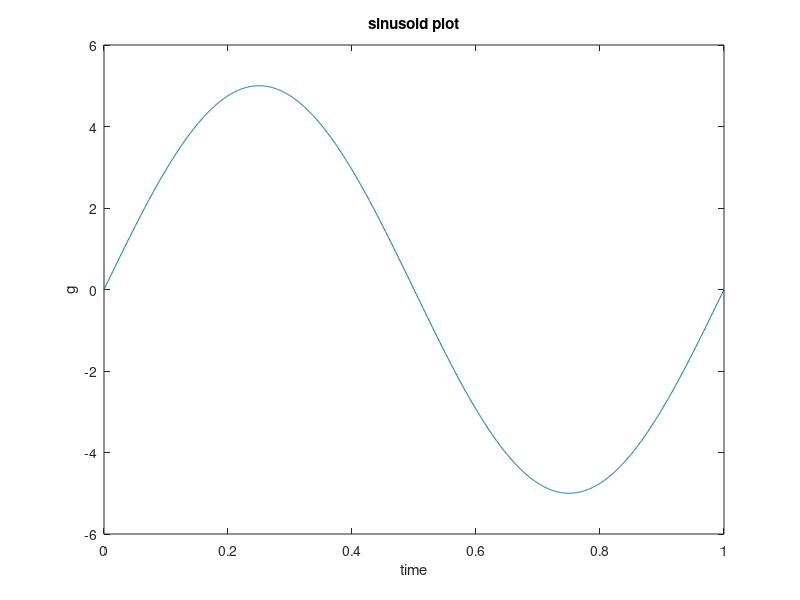

Reproduce this figure in MATLAB. (Note: this script raises an error after producing the figure.)
clc;
clear;

%% Task 1, part 1
Ts = 0.001;
t = 0:Ts:1;
g = 5*sin(2*pi*t);
N = length(g);
figure(1);
plot(t,g);       
ylabel('g');     
xlabel('time');     
title('sinusoid plot'); 

%% Task 1, part 2
Gf = fft(g);
Ps = (1/N)*sum(g^2)
Pf = (Ts/N)*sum(Gf^2)

%% Task 1, part 3
delta_f = 1/(N*Ts);          
k = -(N-1)/2:(N-1)/2;       
f = k*delta_f;
G = (Ts/N)*fftshift(abs(Gf)^2);
figure(2)
stem(f,G);      
ylabel('average power of sinusoid');  
xlabel('frequency');
xlim([-20 20]);